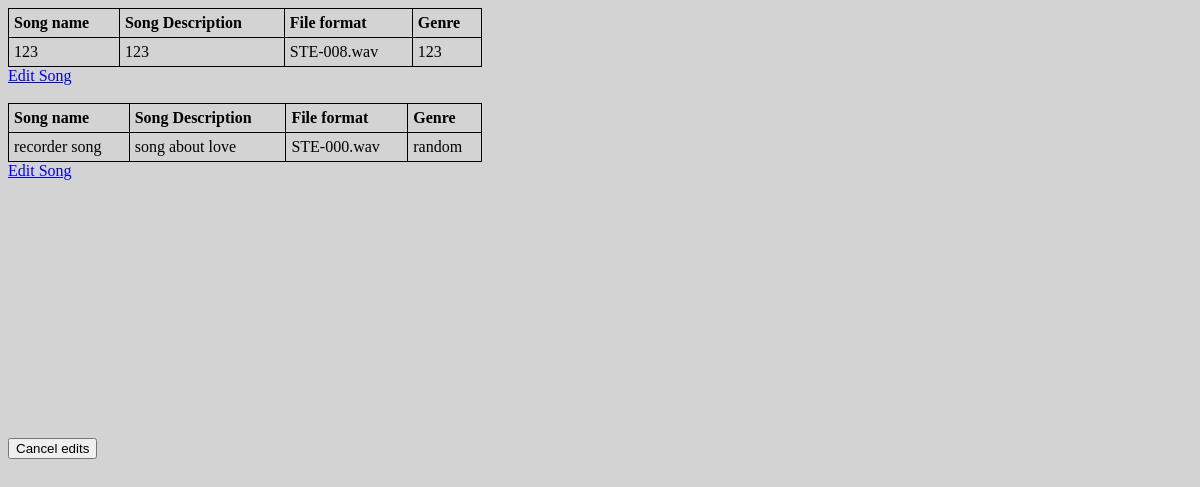
The app's page /admineditSong.php (signed in) with its own data.
### tables this page shows
CREATE TABLE `song` (
  `song_id` int(11) NOT NULL,
  `song_name` varchar(255) NOT NULL,
  `song_descrip` varchar(255) DEFAULT NULL,
  `file_format` varchar(255) NOT NULL,
  `genre` varchar(255) DEFAULT NULL
);

### admineditSong.php (the view, shortened to what this page needs)
<?php
	include_once("./connect.php");
?>
<!DOCTYPE html>
<html>
	<head>
	<link rel="stylesheet" href="styles.css">
	</head>
<body>
<?php
displaySongList($db);
function displaySongList($db)
{
	$list = "SELECT `song_id` FROM `upload` WHERE `acc_id`='".$_SESSION["accountID"]."'";
	$listResult = mysqli_query($db, $list);
	while($row = mysqli_fetch_assoc($listResult))
	{
		$display = "SELECT `song_name`, `song_descrip`, `file_format`, `genre` FROM `song` WHERE `song_id`='".$row["song_id"]."'";
		$result = mysqli_query($db, $display);
		while($row2 = mysqli_fetch_assoc($result))
		{
			echo "<table border='1'style='width:40%'>";
			echo "<tr>";
			echo "<th>Song name</th>";
			echo "<th>Song Description</th>";
			echo "<th>File format</th>";
			echo "<th>Genre</th>";
			echo "</tr>";
			echo "<tr>";
			echo "<td>".$row2["song_name"]. "</td>";
			echo "<td>".$row2["song_descrip"]. "</td>";
			echo "<td>".$row2["file_format"]. "</td>";
			echo "<td>".$row2["genre"]. "</td>";
			echo "</tr>";
			echo "</table>";
			echo "<a href='admindoEdits.php?songID=".$row["song_id"]."'>Edit Song</a>";
			echo "<br>";
			echo "<br>";
		}
	}
}
?>
<form action="adminMainPage.php">
	<input type="submit" value="Cancel edits" style="position:relative;left:0px;top:240px;">
</form>
</body>
</html>

### styles.css (style rules this page uses)
body { background-color: lightgrey; }
table, th, td { border: 1px solid black; border-collapse: collapse; }
th, td { padding: 5px; text-align: left; }

### admineditSong.php (style rules this page uses)
table, th, td { border: 1px solid black; border-collapse: collapse; }
th, td { padding: 5px; text-align: left; }

### records on screen
song: song_name "123", song_descrip "123", file_format "STE-008.wav", genre "123"
song: song_name "recorder song", song_descrip "song about love", file_format "STE-000.wav", genre "random"
